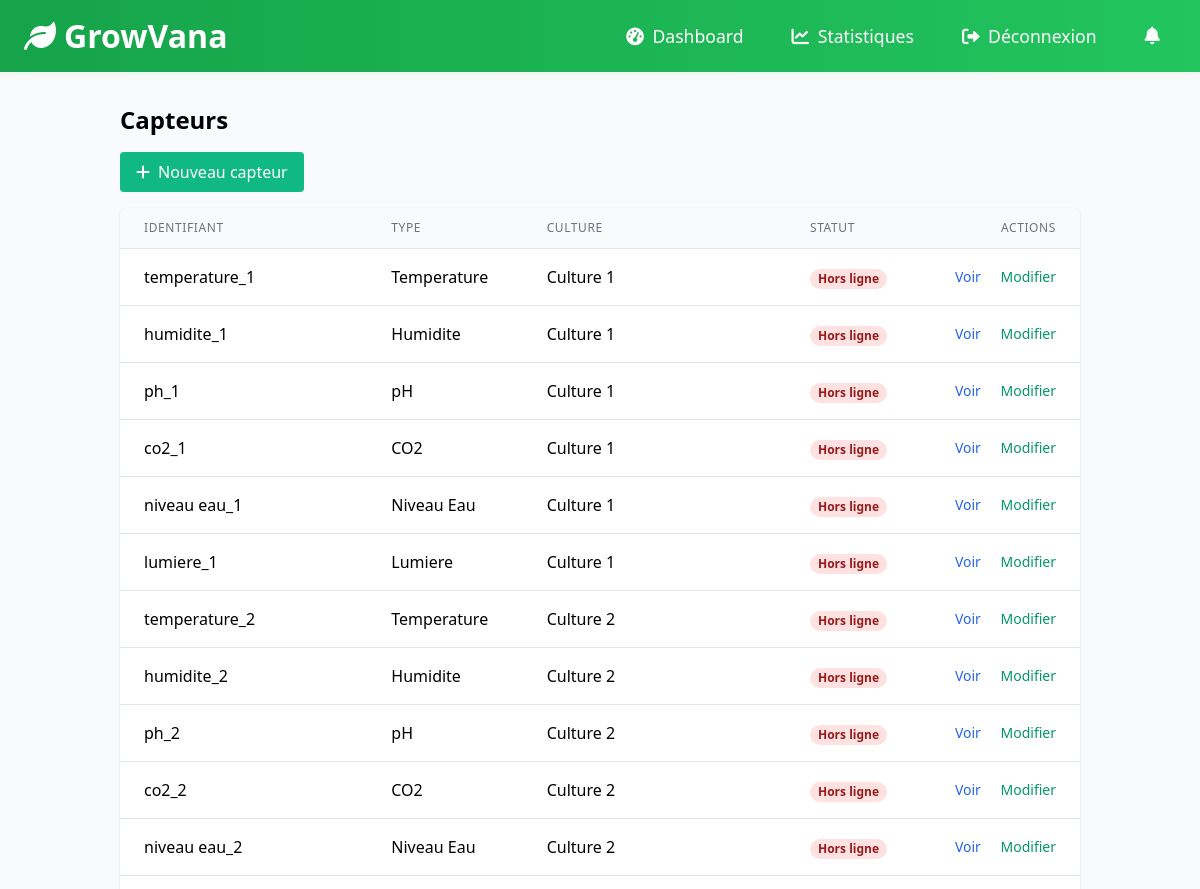
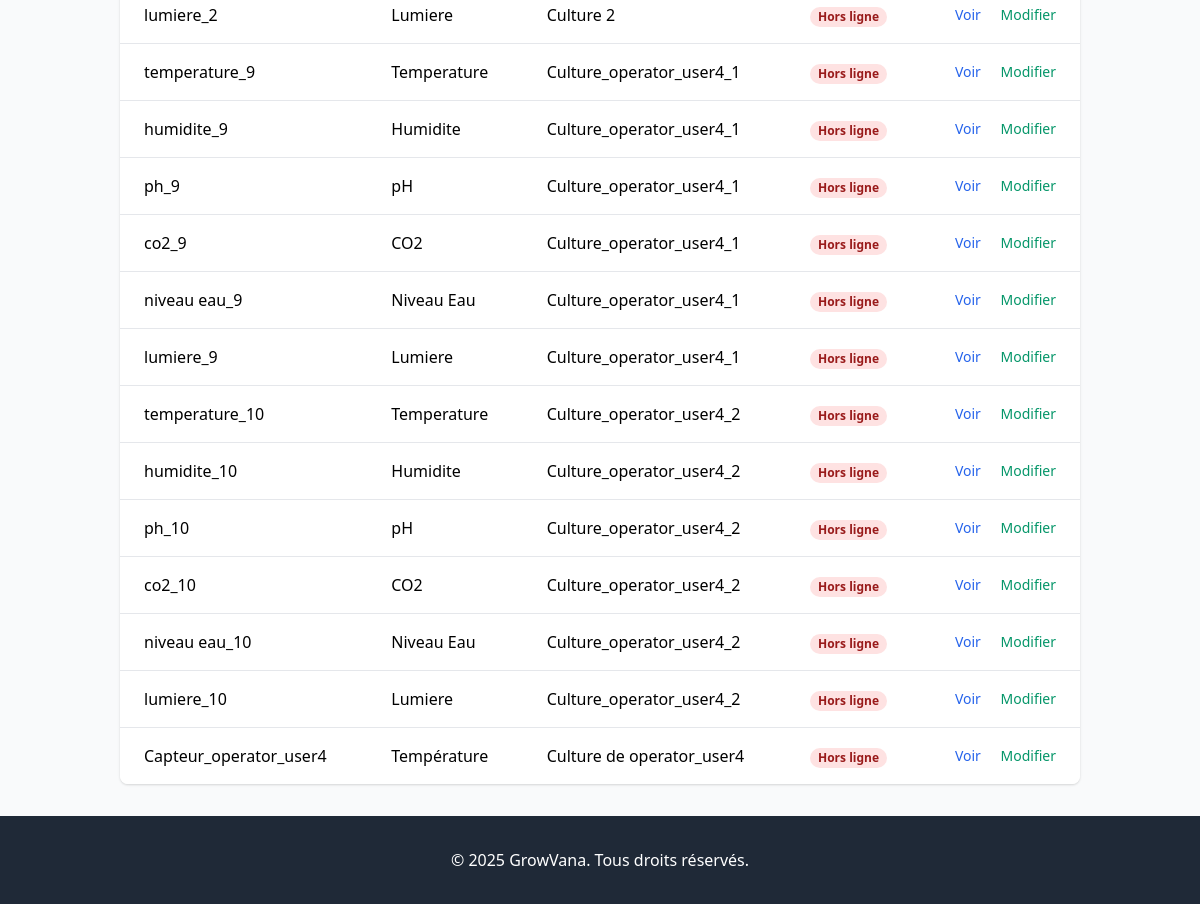
/capteurs/ (signed in), run on the app's committed database (2 pictures, top to bottom).
### capteurs/models.py (models this page shows, shortened)
class Capteur(models.Model):
    identifier = models.CharField(max_length=100, unique=True)
    type = models.ForeignKey(CapteurType, on_delete=models.CASCADE)
    culture = models.ForeignKey(Culture, on_delete=models.CASCADE, related_name='capteurs')

class CapteurType(models.Model):
    name = models.CharField(max_length=50)  # e.g. Temperature, pH, etc.
    unit = models.CharField(max_length=20)  # °C, %, etc.

### culture/models.py (models this page shows, shortened)
class Culture(models.Model):
    user = models.ForeignKey(settings.AUTH_USER_MODEL, on_delete=models.CASCADE, related_name='cultures', null=True, blank=True)
    name = models.CharField(max_length=100)
    description = models.TextField(blank=True)
    created_at = models.DateTimeField(auto_now_add=True)

### capteurs/views.py (the view)
# urls.py: path('', views.capteur_list, name='capteur-list'),
def capteur_list(request):
    capteurs = Capteur.objects.filter(culture__user=request.user)
    return render(request, 'capteurs/list.html', {'capteurs': capteurs})

### capteurs/templates/capteurs/list.html
{% extends 'base.html' %}
{% block content %}
<div class="container mx-auto p-4">
    <h1 class="text-2xl font-bold mb-4">Capteurs</h1>
    <div class="flex justify-between mb-4">
        <a href="{% url 'capteurs:capteur-create' %}" class="bg-green-500 text-white px-4 py-2 rounded hover:bg-green-600">
            <i class="fas fa-plus mr-2"></i>Nouveau capteur
        </a>
    </div>
    <div class="bg-white rounded-lg shadow overflow-hidden">
        <table class="min-w-full divide-y divide-gray-200">
            <thead class="bg-gray-50">
                <tr>
                    <th class="px-6 py-3 text-left text-xs font-medium text-gray-500 uppercase tracking-wider">Identifiant</th>
                    <th class="px-6 py-3 text-left text-xs font-medium text-gray-500 uppercase tracking-wider">Type</th>
                    <th class="px-6 py-3 text-left text-xs font-medium text-gray-500 uppercase tracking-wider">Culture</th>
                    <th class="px-6 py-3 text-left text-xs font-medium text-gray-500 uppercase tracking-wider">Statut</th>
                    <th class="px-6 py-3 text-right text-xs font-medium text-gray-500 uppercase tracking-wider">Actions</th>
                </tr>
            </thead>
            <tbody class="bg-white divide-y divide-gray-200">
                {% for capteur in capteurs %}
                <tr>
                    <td class="px-6 py-4 whitespace-nowrap">{{ capteur.identifier }}</td>
                    <td class="px-6 py-4 whitespace-nowrap">{{ capteur.type.name }}</td>
                    <td class="px-6 py-4 whitespace-nowrap">{{ capteur.culture.name }}</td>
                    <td class="px-6 py-4 whitespace-nowrap">
                        {% with status=capteur.capteurstatus_set.first %}
                            {% if status.status == 'online' %}
                                <span class="px-2 inline-flex text-xs leading-5 font-semibold rounded-full bg-green-100 text-green-800">En ligne</span>
                            {% else %}
                                <span class="px-2 inline-flex text-xs leading-5 font-semibold rounded-full bg-red-100 text-red-800">Hors ligne</span>
                            {% endif %}
                        {% endwith %}
                    </td>
                    <td class="px-6 py-4 whitespace-nowrap text-right text-sm font-medium">
                        <a href="{% url 'capteurs:capteur-detail' capteur.pk %}" class="text-blue-600 hover:text-blue-900">Voir</a>
                        <a href="{% url 'capteurs:capteur-edit' capteur.pk %}" class="ml-4 text-green-600 hover:text-green-900">Modifier</a>
                    </td>
                </tr>
                {% empty %}
                <tr>
                    <td colspan="5" class="px-6 py-4 whitespace-nowrap text-center">
                        Aucun capteur pour le moment
                    </td>
                </tr>
                {% endfor %}
            </tbody>
        </table>
    </div>
</div>
{% endblock %}

### data on the page
Capteur: identifier "temperature_1", type.name "Temperature", culture.name "Culture 1"
Capteur: identifier "humidite_1", type.name "Humidite", culture.name "Culture 1"
Capteur: identifier "ph_1", type.name "pH", culture.name "Culture 1"
Capteur: identifier "co2_1", type.name "CO2", culture.name "Culture 1"
Capteur: identifier "niveau eau_1", type.name "Niveau Eau", culture.name "Culture 1"
Capteur: identifier "lumiere_1", type.name "Lumiere", culture.name "Culture 1"
Capteur: identifier "temperature_2", type.name "Temperature", culture.name "Culture 2"
Capteur: identifier "humidite_2", type.name "Humidite", culture.name "Culture 2"
Capteur: identifier "ph_2", type.name "pH", culture.name "Culture 2"
Capteur: identifier "co2_2", type.name "CO2", culture.name "Culture 2"
Capteur: identifier "niveau eau_2", type.name "Niveau Eau", culture.name "Culture 2"
Capteur: identifier "lumiere_2", type.name "Lumiere", culture.name "Culture 2"
Capteur: identifier "temperature_9", type.name "Temperature", culture.name "Culture_operator_user4_1"
Capteur: identifier "humidite_9", type.name "Humidite", culture.name "Culture_operator_user4_1"
Capteur: identifier "ph_9", type.name "pH", culture.name "Culture_operator_user4_1"
Capteur: identifier "co2_9", type.name "CO2", culture.name "Culture_operator_user4_1"
Capteur: identifier "niveau eau_9", type.name "Niveau Eau", culture.name "Culture_operator_user4_1"
Capteur: identifier "lumiere_9", type.name "Lumiere", culture.name "Culture_operator_user4_1"
Capteur: identifier "temperature_10", type.name "Temperature", culture.name "Culture_operator_user4_2"
Capteur: identifier "humidite_10", type.name "Humidite", culture.name "Culture_operator_user4_2"
Capteur: identifier "ph_10", type.name "pH", culture.name "Culture_operator_user4_2"
Capteur: identifier "co2_10", type.name "CO2", culture.name "Culture_operator_user4_2"
Capteur: identifier "niveau eau_10", type.name "Niveau Eau", culture.name "Culture_operator_user4_2"
Capteur: identifier "lumiere_10", type.name "Lumiere", culture.name "Culture_operator_user4_2"
Capteur: identifier "Capteur_operator_user4", type.name "Température", culture.name "Culture de operator_user4"
